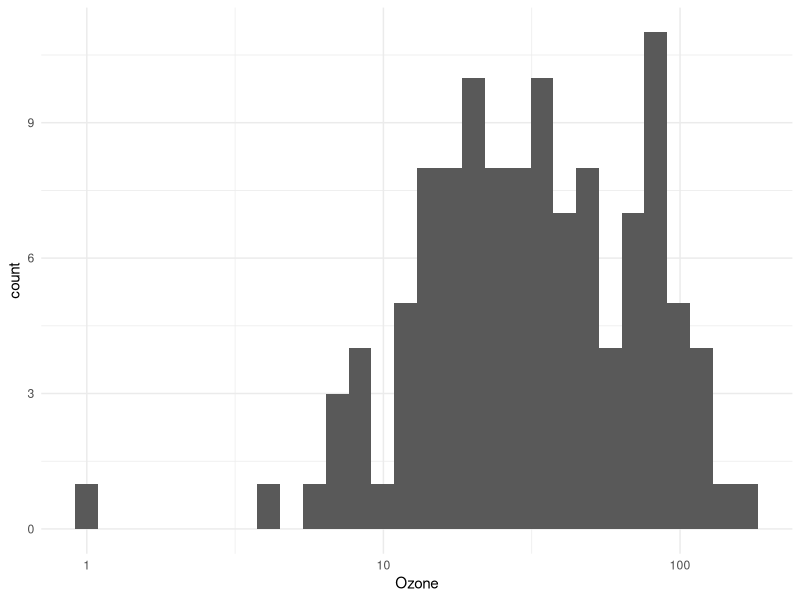
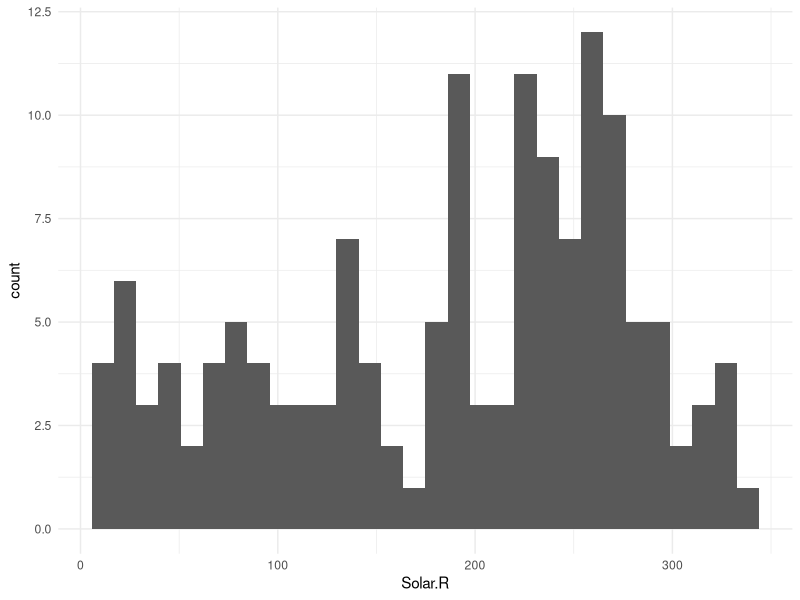
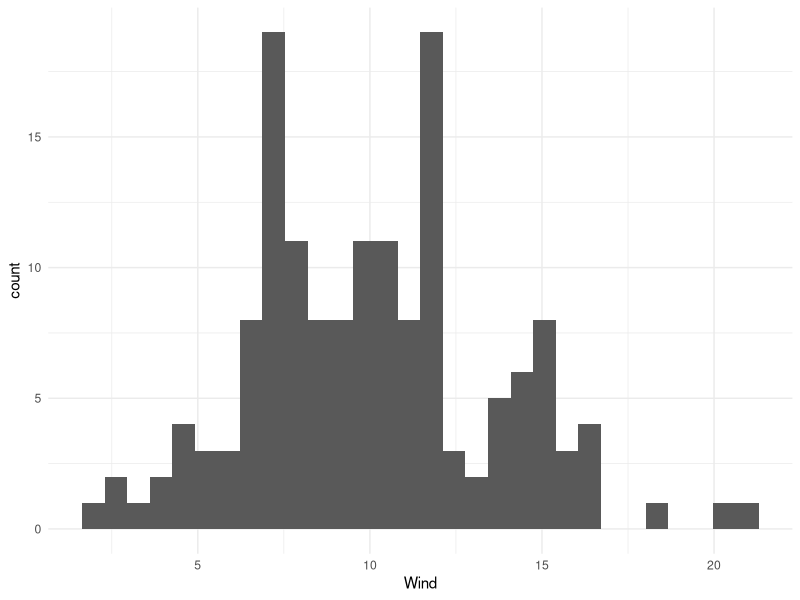
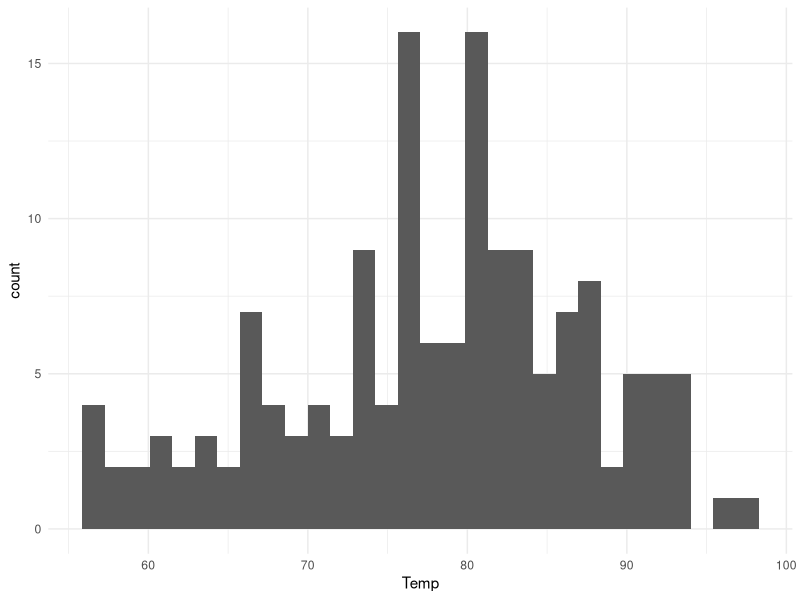
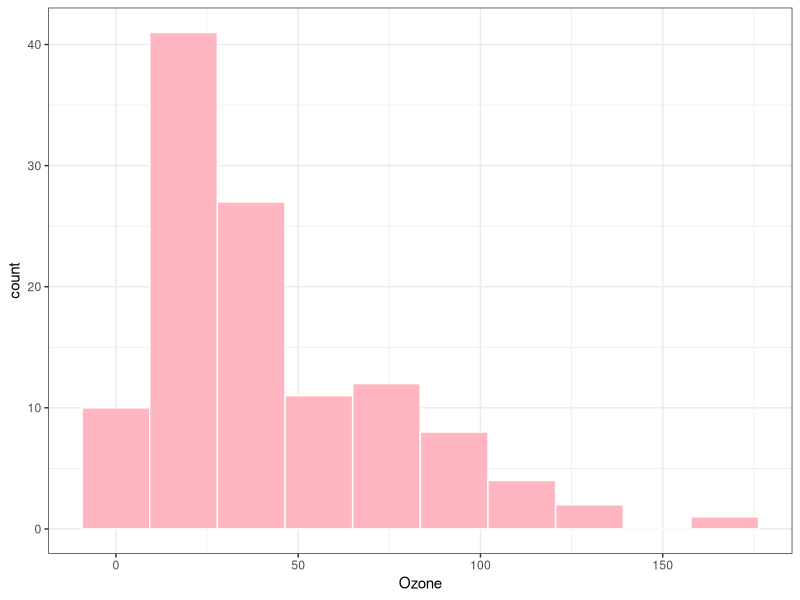
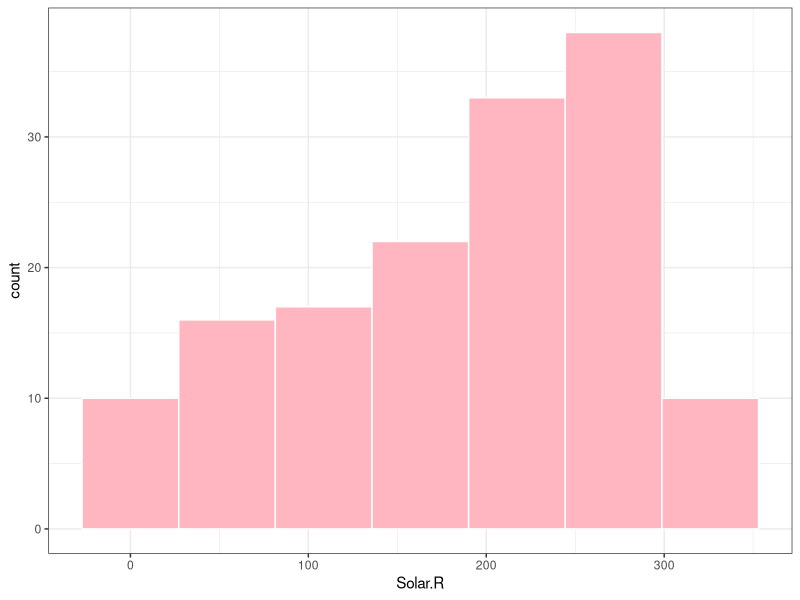
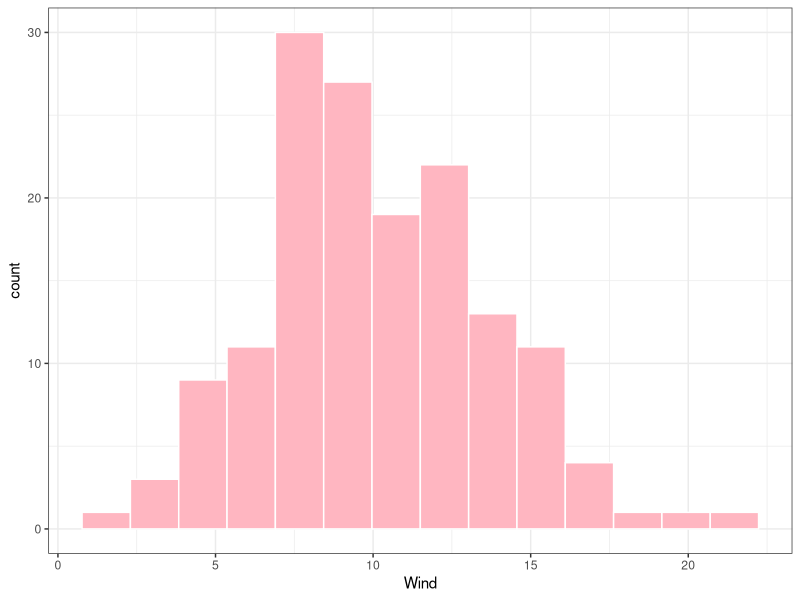
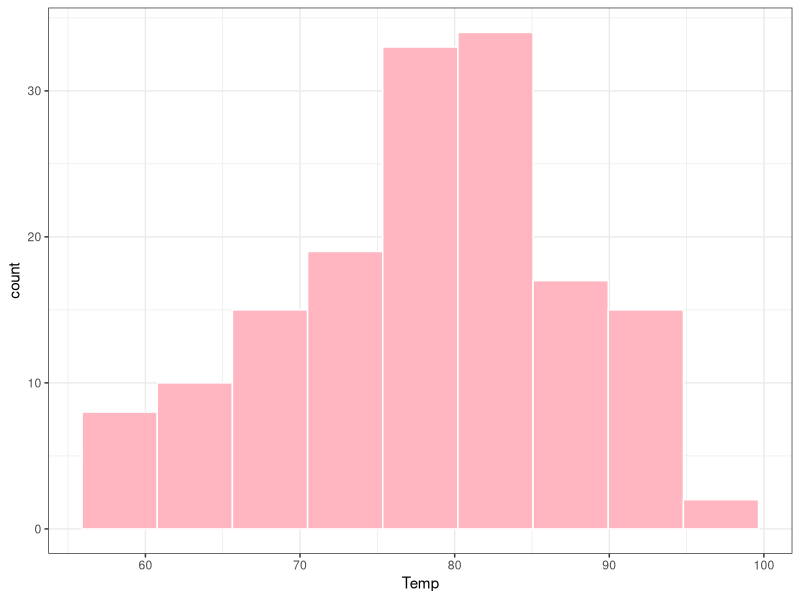

Write R code to recreate these figures, in order.
## ---- chunk 1
knitr::opts_chunk$set(echo = TRUE)

library("tidyverse")
library(skimr)
library(ggthemes)
library(patchwork)
library(magrittr)
library(rlang)
theme_set(theme_minimal())
## ---- chunk 2
#rename the dataset
df <- airquality
head(df)
## ---- chunk 3
typeof(df)
class(df)

#convert to tibble and save it as df
df <- as_tibble(df)
## ---- chunk 4
print(df)
class(df)
## ---- chunk 5
help("airquality")
## ---- chunk 6
head(df, n = 7L)
#colnames(df)
## ---- chunk 7
unique(df$Month) #Month could be converted to character/factor for further analysis and visualization as categorical values.
unique(df$Day) #Day could remain as numeric since most of the analyses is within each month 
## ---- chunk 8
#calculation(sum/mean/min/max) 
df_stats <- df %>%
  group_by(Month) %>%
  summarise(across(c(Ozone, Solar.R, Wind, Temp), 
                   list(sum = ~sum(.x, na.rm = TRUE),
                        mean = ~mean(.x, na.rm = TRUE),
                        min = ~min(.x, na.rm = TRUE),
                        max = ~max(.x, na.rm = TRUE)),
                   .names = "{col}_{fn}"))
print(df_stats)


#tidy data
df_stats_long <- df_stats %>% 
  pivot_longer(cols = -Month,
               names_to = c("Variable", "Statistics"),
               names_sep = "_",
               values_to = "Value") %>%
  pivot_wider(names_from = "Statistics", 
              values_from = "Value")

df_stats_long

## ---- chunk 9
df <- df %>% 
  mutate(Month = factor(Month, levels = 5:9, 
                        labels = c("May", "Jun", "Jul", "Aug", "Sep")))  
head(df)
tail(df)
is.factor(df$Month)
## ---- chunk 10
#show variables and observations dimensions:
dim(df)
print(glue::glue("There are {ncol(df)} variables and {nrow(df)} observations in the airquality dataset."))
## ---- chunk 11
summary(df) #Ozone and Solar.R have missing values.
## ---- chunk 12
glimpse(df)
skimr::skim(df)
## ---- chunk 13
#Ozone
df %>% 
  filter(!is.na(Ozone)) %>% 
  ggplot(aes(Ozone)) +
  geom_histogram() +
  scale_x_log10()

#Solar.R
df %>% 
  filter(!is.na(Solar.R)) %>% 
  ggplot(aes(Solar.R)) +
  geom_histogram() 

#Wind
df %>% 
  filter(!is.na(Wind)) %>% 
  ggplot(aes(Wind)) +
  geom_histogram() 

#Temp
df %>% 
  filter(!is.na(Temp)) %>% 
  ggplot(aes(Temp)) +
  geom_histogram() 

#also can do it this way:
#create a function to plot histogram
histogram <- function(data, var) {
  library(ggplot2); library(magrittr); library(rlang)
  theme_set(theme_bw())
  
  plot <- ggplot(data, aes(x = .data[[var]])) +
    geom_histogram(color = "white", fill = "lightpink",
                   binwidth = function(x) 2 * IQR(x)/
                     length(x)^(1/3))
  return(plot)
}

# extract only numerical valuables
airquality_num <- df %>% select(Ozone:Temp)

# plot histograms
histograms <- 
map2(.x = list(airquality_num), 
     .y = names(airquality_num), 
     .f = histogram)

histograms

#combine all plots together
wrap_plots(histograms) +
  plot_layout(nrow = length(histograms))


## ---- chunk 14
#create a function to draw Ozone with different continuous variables
plot_Ozone_continuous <- function(data, var) {
  library(ggplot2)
  library(stringr)
  
  plot <- df %>% 
    filter(!is.na(Ozone), !is.na(.data[[var]])) %>%
    ggplot(aes(x = .data[[var]], y = Ozone)) +
    geom_point(size = 3) +
    geom_smooth(formula = 'y ~ x', method = "lm", 
              se = FALSE, color = "red") +
    labs(title = paste(var, "vs Ozone"),
         x = var,
         y = "Ozone") +
    theme_minimal()
  return(plot)
}

#Solar.R vs. Ozone
plot_Ozone_continuous(df, "Solar.R")

#Wind vs. Ozone
plot_Ozone_continuous(df, "Wind")

#Temp vs. Ozone
plot_Ozone_continuous(df, "Temp")





## ---- chunk 15

df %>% 
  group_by(Month) %>% 
  summarise(Ozone_Median = median(Ozone, na.rm = TRUE)) %>% 
  ggplot(aes(x=fct_reorder(Month, Ozone_Median), y = Ozone_Median, fill = Month))+
  geom_col(show.legend = FALSE)+
  labs(title = "",
       x = "",
       y = "Ozone Median")
## ---- chunk 16
df %>% 
  group_by(Month) %>% 
  summarise(case = n())
## ---- chunk 17
#create a function to draw different variables' impact on Ozone cut by month 
plot_Ozone_continuous_monthly <- function(data, var) {
  library(ggplot2)
  library(stringr)
  theme_set(theme_bw())
  
  plot <- ggplot(df, aes(x = .data[[var]], y = Ozone, color = Month)) +
    geom_point(show.legend = FALSE) +
    geom_smooth(color = "red", formula = 'y ~ x', 
                method = "lm", se = FALSE) +
    facet_wrap(~Month) +
    labs(title = paste(var, "impacts Ozone by month"),
         x = var,
         y = "Ozone")
  return(plot)
}

#apply function with Solar.R
plot_Ozone_continuous_monthly(df, "Solar.R")
  
## ---- chunk 18
plot_Ozone_continuous_monthly(df, "Wind")
## ---- chunk 19
plot_Ozone_continuous_monthly(df, "Temp")

## ---- chunk 20
df %>% select(Ozone:Temp) %>% cor(use = "pairwise.complete.obs")
#revision
df %>% select(Ozone:Temp) %>% cor(use = "complete.obs")



#alternative ggcor:
#install.packages("GGally")
library(GGally)
library(tidyverse)
df %>% 
  filter(Ozone!=is.na(Ozone), Solar.R != is.na(Solar.R)) %>% 
  select(Ozone:Temp) %>% 
  ggcorr(label = TRUE, label_round = 2)
## ---- chunk 21
df %>% is.na()
# which()
## ---- chunk 22
df %>% summarise_all(~sum(is.na(.)))


# 2
df %>% is.na() %>% sum()
## ---- chunk 23
df %>% select(Solar.R) %>%  
  filter(is.na(Solar.R)) %>% count()

#or 
df %>% summarise_all(~sum(is.na(.))) %>% select(Solar.R)

#or
sum(is.na(df['Solar.R']))
## ---- chunk 24
df_na <- df %>% filter(if_any(everything(), is.na))

df_na
## ---- chunk 25
nrow(df_na)


sum(is.na(df))
which(is.na(df))
## ---- chunk 26

Solar_median<- df %>% 
  filter(!is.na(Solar.R)) %>% 
  summarise(Solar_median = median(Solar.R))
print(Solar_median)

df['Solar.R'][is.na(df['Solar.R'])] <- as.integer(Solar_median)
df
## ---- chunk 27
Ozone_median<- df %>% 
  filter(!is.na(Ozone)) %>% 
  summarise(Ozone_median = median(Ozone))
print(Ozone_median)

df['Ozone'][is.na(df['Ozone'])] <- as.integer(Ozone_median)
df
## ---- chunk 28
summary(df)
## ---- chunk 29
df %>% 
  summarize(across(c(Ozone:Temp), 
                   list(Mean = mean, SD = sd),
                   .names = "{.col}_{.fn}")
            )
## ---- chunk 30
df %>% select(Ozone:Temp) %>% cor(use = "pairwise.complete.obs")
## ---- chunk 31
df %>% 
  mutate(Ozone_logged = log(Ozone)) %>% 
  select(-Month, -Day) %>% 
  cor(use = "pairwise.complete.obs")
## ---- chunk 32

#add log(Ozone) to df
df<- df %>% 
  mutate(Ozone_logged = log(Ozone))
df

#convert Month to factor
df$Month <- factor(df$Month)
class(df$Month)

#convert df to tibble 
df <- as_tibble(df)
class(df)
df
## ---- chunk 33
# plot histograms using function created in P2
df_p9 <- df %>% select(Ozone, Ozone_logged, Solar.R)

histograms_p9 <- 
map2(.x = list(df_p9), 
     .y = names(df_p9), 
     .f = histogram)

histograms_p9

#combine all plots together
wrap_plots(histograms_p9) +
  plot_layout(nrow = length(histograms_p9))


## ---- chunk 34
#using function created in p2.2
#Solar.R vs. Ozone
plot_Ozone_continuous(df, "Solar.R")

#Wind vs. Ozone
plot_Ozone_continuous(df, "Wind")

#Temp vs. Ozone
plot_Ozone_continuous(df, "Temp")

## ---- chunk 35
df %>%
  ggplot(aes(x = Month, y = Ozone)) +
  geom_boxplot(fill = "yellow") +
  labs(title = "Box Plot of Ozone by Month",
       x = "",
       y = "Ozone") +
  theme_minimal()
## ---- chunk 36
#using function created in 3.2
#Solar.R impacts on Ozone
plot_Ozone_continuous_monthly(df, "Solar.R")
#Wind impacts on Ozone
plot_Ozone_continuous_monthly(df, "Wind")
#Temp impacts on Ozone
plot_Ozone_continuous_monthly(df, "Temp")

## ---- chunk 37
quantile(df$Ozone)
df <- df %>% 
  mutate(Ozone_cat = case_when(Ozone <= 21 ~ "Low",
                               Ozone > 21 & Ozone <75 ~ "Middle",
                               Ozone > 75 ~ "High",
                               .default = as.character(Ozone)))
df
## ---- chunk 38
df %>%
  mutate(Ozone_cat = fct_relevel(Ozone_cat, 
                                 c("Low", "Middle", "High")))%>% 
  group_by(Month, Ozone_cat) %>% 
  count() %>% 
  ggplot(aes(x = Month, y = n, fill = Month)) +
  geom_col(position = "dodge", show.legend = FALSE) +
  facet_wrap(~Ozone_cat) +
  labs(title = "Monthly Count of Ozone Category",
       x = "",
       y = "Count") 

